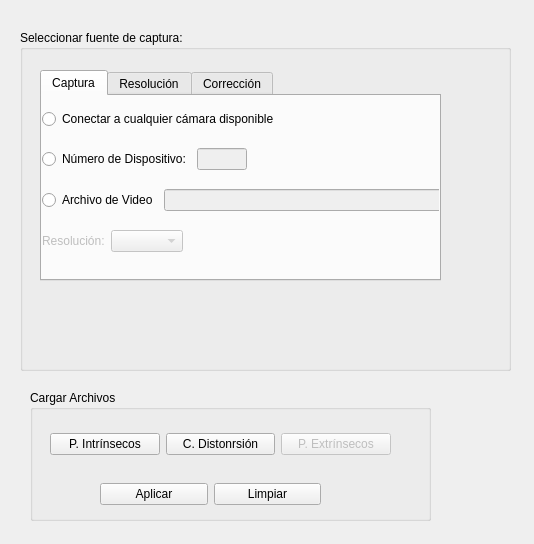
<?xml version="1.0" encoding="UTF-8"?>
<ui version="4.0">
 <class>editCamGUI</class>
 <widget class="QWidget" name="editCamGUI">
  <property name="geometry">
   <rect>
    <x>0</x>
    <y>0</y>
    <width>534</width>
    <height>544</height>
   </rect>
  </property>
  <property name="windowTitle">
   <string>Configuración de Cámara 1</string>
  </property>
  <widget class="QWidget" name="verticalLayoutWidget">
   <property name="geometry">
    <rect>
     <x>20</x>
     <y>30</y>
     <width>491</width>
     <height>341</height>
    </rect>
   </property>
   <layout class="QVBoxLayout" name="verticalLayout">
    <item>
     <widget class="QGroupBox" name="groupBox">
      <property name="title">
       <string>Seleccionar fuente de captura:</string>
      </property>
      <widget class="QTabWidget" name="tabWidget">
       <property name="geometry">
        <rect>
         <x>20</x>
         <y>40</y>
         <width>401</width>
         <height>211</height>
        </rect>
       </property>
       <property name="currentIndex">
        <number>0</number>
       </property>
       <widget class="QWidget" name="tab">
        <attribute name="title">
         <string>Captura</string>
        </attribute>
        <widget class="QWidget" name="verticalLayoutWidget_3">
         <property name="geometry">
          <rect>
           <x>0</x>
           <y>0</y>
           <width>406</width>
           <height>171</height>
          </rect>
         </property>
         <layout class="QVBoxLayout" name="verticalLayout_3">
          <item>
           <layout class="QHBoxLayout" name="horizontalLayout_5">
            <item>
             <widget class="QRadioButton" name="anyCameraButton">
              <property name="text">
               <string>Conectar a cualquier cámara disponible</string>
              </property>
             </widget>
            </item>
           </layout>
          </item>
          <item>
           <layout class="QHBoxLayout" name="horizontalLayout_3">
            <item>
             <widget class="QRadioButton" name="deviceNumberButton">
              <property name="text">
               <string>Número de Dispositivo:</string>
              </property>
             </widget>
            </item>
            <item>
             <widget class="QLineEdit" name="deviceNumberEdit">
              <property name="enabled">
               <bool>false</bool>
              </property>
              <property name="sizePolicy">
               <sizepolicy hsizetype="Fixed" vsizetype="Fixed">
                <horstretch>0</horstretch>
                <verstretch>0</verstretch>
               </sizepolicy>
              </property>
              <property name="minimumSize">
               <size>
                <width>50</width>
                <height>0</height>
               </size>
              </property>
              <property name="maximumSize">
               <size>
                <width>50</width>
                <height>16777215</height>
               </size>
              </property>
             </widget>
            </item>
            <item>
             <spacer name="horizontalSpacer">
              <property name="orientation">
               <enum>Qt::Horizontal</enum>
              </property>
              <property name="sizeHint" stdset="0">
               <size>
                <width>40</width>
                <height>20</height>
               </size>
              </property>
             </spacer>
            </item>
           </layout>
          </item>
          <item>
           <layout class="QHBoxLayout" name="horizontalLayout_6">
            <item>
             <widget class="QRadioButton" name="filenameButton">
              <property name="text">
               <string>Archivo de Video</string>
              </property>
             </widget>
            </item>
            <item>
             <widget class="QLineEdit" name="lineEdit">
              <property name="enabled">
               <bool>false</bool>
              </property>
             </widget>
            </item>
           </layout>
          </item>
          <item>
           <layout class="QHBoxLayout" name="horizontalLayout_4">
            <item>
             <widget class="QLabel" name="label_3">
              <property name="enabled">
               <bool>false</bool>
              </property>
              <property name="text">
               <string>Resolución:</string>
              </property>
             </widget>
            </item>
            <item>
             <widget class="QComboBox" name="comboBoxCamaraResolution">
              <property name="enabled">
               <bool>false</bool>
              </property>
             </widget>
            </item>
            <item>
             <spacer name="horizontalSpacer_2">
              <property name="orientation">
               <enum>Qt::Horizontal</enum>
              </property>
              <property name="sizeHint" stdset="0">
               <size>
                <width>40</width>
                <height>20</height>
               </size>
              </property>
             </spacer>
            </item>
           </layout>
          </item>
         </layout>
        </widget>
        <zorder>verticalLayoutWidget_3</zorder>
        <zorder>horizontalLayoutWidget_3</zorder>
       </widget>
       <widget class="QWidget" name="widget">
        <property name="enabled">
         <bool>true</bool>
        </property>
        <property name="font">
         <font>
          <weight>50</weight>
          <bold>false</bold>
         </font>
        </property>
        <attribute name="title">
         <string>Resolución</string>
        </attribute>
       </widget>
       <widget class="QWidget" name="tab_2">
        <attribute name="title">
         <string>Corrección</string>
        </attribute>
       </widget>
      </widget>
     </widget>
    </item>
   </layout>
  </widget>
  <widget class="QWidget" name="verticalLayoutWidget_2">
   <property name="geometry">
    <rect>
     <x>30</x>
     <y>390</y>
     <width>401</width>
     <height>131</height>
    </rect>
   </property>
   <layout class="QVBoxLayout" name="verticalLayout_2">
    <item>
     <widget class="QGroupBox" name="groupBox_2">
      <property name="title">
       <string>Cargar Archivos</string>
      </property>
      <widget class="QWidget" name="layoutWidget">
       <property name="geometry">
        <rect>
         <x>20</x>
         <y>40</y>
         <width>341</width>
         <height>29</height>
        </rect>
       </property>
       <layout class="QHBoxLayout" name="horizontalLayout">
        <item>
         <widget class="QPushButton" name="pushButtonIntrinsics">
          <property name="text">
           <string>P. Intrínsecos</string>
          </property>
         </widget>
        </item>
        <item>
         <widget class="QPushButton" name="pushButtonDistortion">
          <property name="text">
           <string>C. Distonrsión</string>
          </property>
         </widget>
        </item>
        <item>
         <widget class="QPushButton" name="pushButtonExtrinsics">
          <property name="enabled">
           <bool>false</bool>
          </property>
          <property name="text">
           <string>P. Extrínsecos</string>
          </property>
         </widget>
        </item>
       </layout>
      </widget>
      <widget class="QWidget" name="layoutWidget">
       <property name="geometry">
        <rect>
         <x>70</x>
         <y>90</y>
         <width>221</width>
         <height>29</height>
        </rect>
       </property>
       <layout class="QHBoxLayout" name="horizontalLayout_2">
        <item>
         <widget class="QPushButton" name="pushButtonApply">
          <property name="text">
           <string>Aplicar</string>
          </property>
         </widget>
        </item>
        <item>
         <widget class="QPushButton" name="pushButtonClear">
          <property name="text">
           <string>Limpiar</string>
          </property>
         </widget>
        </item>
       </layout>
      </widget>
     </widget>
    </item>
   </layout>
  </widget>
 </widget>
 <resources/>
 <connections/>
</ui>
